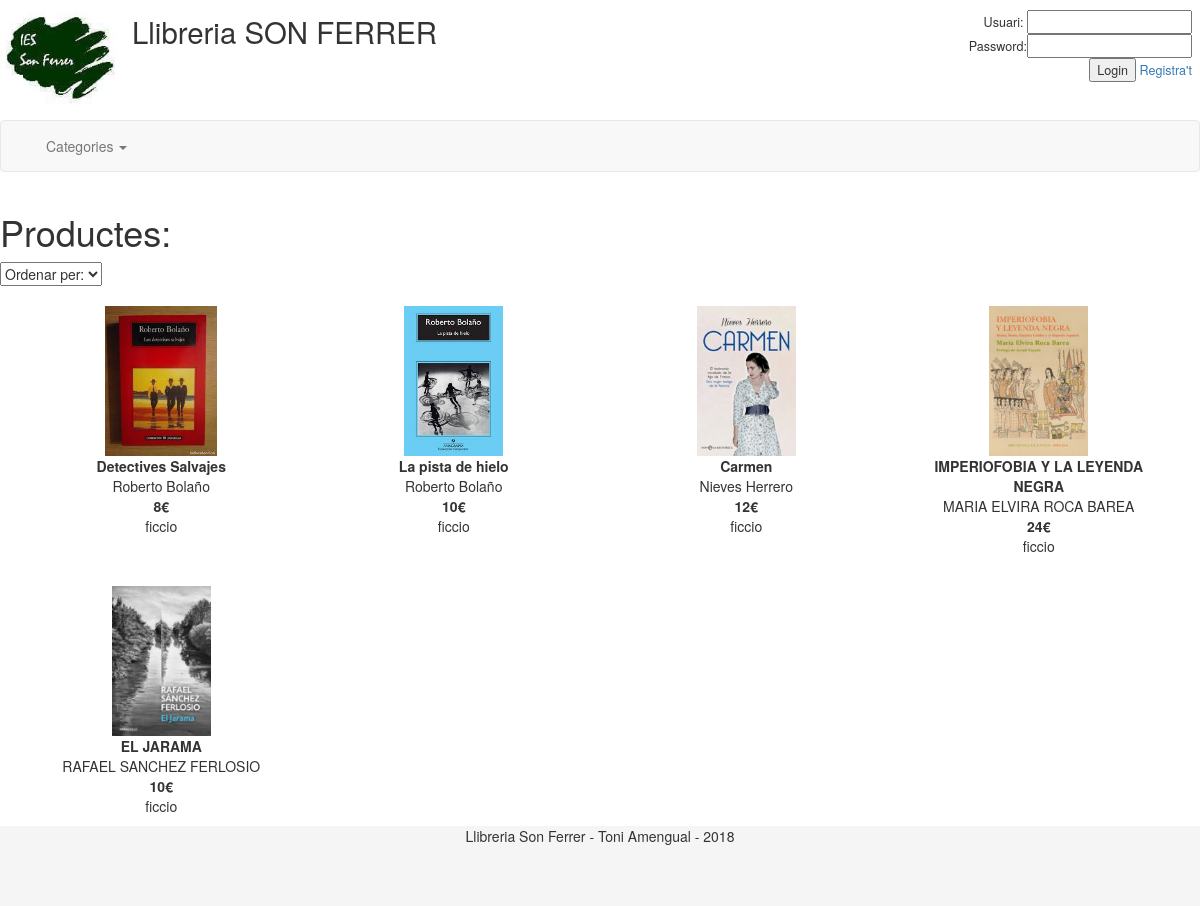
Page /index.php?controller=llibres&action=llista&filtre=ficcio on the committed database.
### tables this page shows
CREATE TABLE `llibres` (
  `id` int(11) NOT NULL,
  `titol` varchar(50) DEFAULT NULL,
  `descripcio` varchar(1000) NOT NULL,
  `cleanurl` varchar(200) NOT NULL,
  `ISBN` varchar(50) DEFAULT NULL,
  `comprat` char(1) DEFAULT NULL,
  `data_entrada` date DEFAULT NULL,
  `autor` varchar(40) DEFAULT NULL,
  `imatge` varchar(200) DEFAULT NULL,
  `preu` float NOT NULL,
  `genere` enum('infantil','ficcio','idiomes','assaig','comic') NOT NULL,
  `editorial` int(10) DEFAULT NULL
);

### core/ControladorBase.php (called while the page is built, shortened)
<?php
class ControladorBase{
    public function view($vista, $datos){
        require_once 'core/AyudaVistas.php';
        $helper=new AyudaVistas();
        require_once 'view/'.$vista;
    }
}

### controller/llibres_controller.php (called while the page is built, shortened)
<?php
class llibres_controller extends ControladorBase {
public function llista() {
    $llibres = new llibres_model();
    if (isset($_GET['filtre'])) {
        $dades = $llibres->getAllfilteredByFieldValue("genere", $_GET['filtre']);
    }
        $this->view("pantalla_llistat_llibres.php",array(
            "dades" => $dades
        ));
}
}
?>

### config/global.php (called while the page is built)
<?php
if ($_SERVER['SERVER_NAME']=="localhost")
  $arrel = "";
else
  $arrel = "http://toniamensal.ovh/DWES/PRACTICA3/";
return array(
  "titolweb"        => "Llibreria SON FERRER",
  "directori_arrel" => $arrel,
  "numcols" => 4,
  "tipus_cistella" => "session",
  "clean_urls" => 0
);
?>

### core/AyudaVistas.php (called while the page is built, shortened)
<?php
class AyudaVistas {
private $config;
function __construct() {
  $this->config = include 'config/global.php';
}
public function clean_urls() {
  return $this->config['clean_urls'];
}
public function directori() {
  return $this->config['directori_arrel'];
}
public function titolweb() {
  return $this->config["titolweb"];
}
public function numcols() {
  return $this->config["numcols"];
}
}
?>

### db/db.php (called while the page is built)
<?php
class Connectar{
     public static function connexio(){
       if ($_SERVER['SERVER_NAME']!=="localhost") {
         $conexion=new mysqli("toniamenlptoni.mysql.db", "toniamenlptoni", "Asdfg123", "toniamenlptoni");
         $conexion->query("SET NAMES 'utf8'");
         return $conexion;
      } else {
        $conexion=new mysqli("localhost", "root", "", "biblio_mvc_database");
        $conexion->query("SET NAMES 'utf8'");
        return $conexion;
      }
    }
}

### core/model_base.php (called while the page is built, shortened)
<?php
class model_base {
  protected $conn;
  protected $table;
  protected function __construct($taula) {
      $this->table = $taula;
      $this->conn =  Connectar::connexio();
  }
  public function getAllfilteredByFieldValue ($fieldname, $fieldvalue) {
  	$result = $this->conn->query("SELECT * FROM $this->table WHERE $fieldname='$fieldvalue'");
    $dades = array();
    while ($row = $result->fetch_assoc()) {
      $dades[] = $row;
    }
    return $dades;
  }
}

### view/pantalla_llistat_llibres.php (the view, shortened to what this page needs)
<?php include ("view/_top.php"); ?>
<h1>Productes:</h1>
<select name="genere" id="ordenaLlibres" onchange="ordenaLlibres()">
  <option selected disabled>Ordenar per:</option>
 </select>
<br>
  <div class="container">
<?php
  $n=0;
  foreach ($dades as $row) {
    echo (($n%$helper->numcols()) == 0) ? "<div class='row'>" : "";
  	echo "<div class='col-lg-3 cella' width='210px' align='center'>";
    if ($helper->clean_urls()) {
        echo "<a href='{$helper->directori()}llibre/{$row["id"]}'>";
    } else {
        echo "<a href='{$helper->directori()}index.php?controller=llibres&action=mostra&id={$row["id"]}'>";
    }
    echo   "<img style='border:0;height:150px' src='{$helper->directori()}imatges/llibres/{$row["imatge"]}' alt='No foto' />".
         "</a>".
         "<div><b>{$row["titol"]}</b></div><div>{$row["autor"]}</div>".
         "<div><b>{$row["preu"]}€</b></div>".
         "<div>{$row["genere"]}</div>";
    echo ($n%$helper->numcols() == ($helper->numcols()-1)) ? "</div></div>" : "</div>";
    $n++;
}
?>
</div>
<?php include ("_bottom.php"); ?>

### index.php (shortened to what this page needs)
<?php
require_once("db/db.php");
include 'core/ControladorFrontal.func.php';
include 'core/ControladorBase.php';
if(isset($_GET["controller"])){
    $controllerObj=cargarControlador($_GET["controller"]);
    lanzarAccion($controllerObj);
    exit;
}else {
        $controllerObj=cargarControlador(CONTROLADOR_DEFECTO);
        lanzarAccion($controllerObj);
        exit;
}

### core/ControladorFrontal.func.php (shortened to what this page needs)
<?php
function cargarAccion($controllerObj,$action){
  $accion=$action;
  $controllerObj->$accion();
}
function lanzarAccion($controllerObj){
  if(isset($_GET["action"]) && method_exists($controllerObj, $_GET["action"])){
      cargarAccion($controllerObj, $_GET["action"]);
  } else{
      cargarAccion($controllerObj, ACCION_DEFECTO);
  }
}
?>

### view/_top.php (shortened to what this page needs)
<!DOCTYPE html PUBLIC "-//W3C//DTD XHTML 1.0 Transitional//EN" "http://www.w3.org/TR/xhtml1/DTD/xhtml1-transitional.dtd">
<html xmlns="http://www.w3.org/1999/xhtml" dir="ltr" lang="en-US">
    <head>
       <link rel="stylesheet" type="text/css" href="<?php echo $helper->directori(); ?>css/estils.css"/>
       <link rel="stylesheet" type="text/css" href="<?php echo $helper->directori(); ?>css/drop_down_menu.css"/>
       <link rel="stylesheet" href="https://maxcdn.bootstrapcdn.com/bootstrap/3.3.7/css/bootstrap.min.css">
    </head>
    <body>
    <div id="wrapper">
      <div id="header" class="<?php
    if (isset($_SESSION['tipus_usuari']))
       if ($_SESSION['tipus_usuari']=="client")
          echo "header";
       else {
          echo "header_admin";
       }
    else   echo "header";
?>">
        <div id="logo">
            <a href="<?php echo $helper->directori(); ?>index.php">
              <img src="<?php echo $helper->directori(); ?>view/images/logo.jpg" alt="Logo"/>
            </a>
        </div>
        <div id="title"><?php echo $helper->titolweb(); ?></div>
        <div id="usernameblock">
<?php
          if  ( isset($_SESSION['myusername']) ) {
              echo "Usuari: {$_SESSION['myusername']}";
              echo "<br><a href=\"index.php?controller=usuaris&action=logout\"><button>Logout</button></a>";
          } else {
              include("view/pantallasub_login.php");
          }
?>
        </div>
      </div>
      <nav class="navbar navbar-default">
        <div class="container-fluid">
          <div class="collapse navbar-collapse">
            <ul class="nav navbar-nav">
              <li class="dropdown">
                <a href="#" class="dropdown-toggle" data-toggle="dropdown" role="button" aria-haspopup="true" aria-expanded="false">Categories <span class="caret"></span></a>
              </li>
            </ul>
          </div>
        </div>
      </nav>
</div>

### view/pantallasub_login.php (shortened to what this page needs)
<form id="login-form" method="post" action="<?php echo $helper->directori(); ?>index.php?controller=usuaris&action=login">
        Usuari: <input name="myusername" type="text" id="myusername" autofocus="autofocus"/><br>
        Password:<input name="mypassword" type="password" id="mypassword"/><br>
        <input type="submit" class="botons" name="login" value="Login"/>
        <a href="index.php?controller=usuaris&action=add">Registra't</a>
</form>

### view/_bottom.php (shortened to what this page needs)
</div>
<footer class="footer">
  <div class="container">
    <span class="muted">Llibreria Son Ferrer - Toni Amengual - 2018</span>
  </div>
</footer>
</body>
</html>

### css/estils.css (style rules this page uses)
#wrapper { width: 100%; display: inline-block; }
#header { height:120px; vertical-align:top; font-size: 1em; text-align:center; }
#header #logo { width: 120px; float:left; }
#header #logo img { height:120px; }
#header #title { width: auto; float:left; height: 35px; padding: 10px 0 0 12px; font-size: 2.1em; }
#usernameblock { width: 300px; font-size: 0.9em; float:right; margin-top: 10px; padding-right: 8px; vertical-align: central; text-align: right; height: 35px; }
.cella { padding-top: 20px; padding-bottom: 10px; }
.footer { background-color:#f5f5f5; height:80px; padding:0 0 0 0; text-align: center; bottom: 0px; position:relative; width:100%; }

### rows in the picture
llibres: imatge (picture), titol "Detectives Salvajes", autor "Roberto Bolaño", preu "8", genere "ficcio"
llibres: imatge (picture), titol "La pista de hielo", autor "Roberto Bolaño", preu "10", genere "ficcio"
llibres: imatge (picture), titol "Carmen", autor "Nieves Herrero", preu "12", genere "ficcio"
llibres: imatge (picture), titol "IMPERIOFOBIA Y LA LEYENDA NEGRA", autor "MARIA ELVIRA ROCA BAREA", preu "24", genere "ficcio"
llibres: imatge (picture), titol "EL JARAMA", autor "RAFAEL SANCHEZ FERLOSIO", preu "10", genere "ficcio"

### other values in the picture
$helper->titolweb() "Llibreria SON FERRER"
